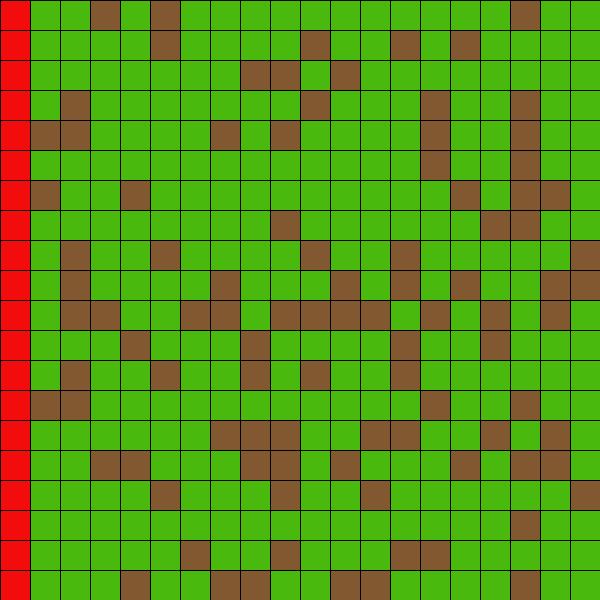
Frame 1 (no input)
Frame 60 (the mouse pressed at the canvas centre just before this capture): identical to frame 1, image omitted
Frame 120 (the mouse held since frame 60 and released just before this capture): identical to frame 1, image omitted

The Processing sketch that drew this single still picture (run headless with seeded random() and noise(); from frame 60 on, the mouse is pressed at the canvas centre):

// Processing sketch: w21_fire
// ── w21_fire.pde
//Driver variables
boolean burning = false;
int grassDensity = 75;

LandGrid grid;

void setup() {
  size(600, 600);
  frameRate(10);
  grid = new LandGrid(20,20);
  grid.setupLand(grassDensity);
  grid.showLand();
}//setup

void draw() {
  grid.showLand();
  if (burning) {
    grid.burn();
  }//burning
}//draw

void keyPressed() {
  if (key == ' ') {
    burning = !burning;
  }//start burning
  else if (key == 'r') {
    burning = false;
    grid.setupLand(grassDensity);
  }
}//keyPressed

// ── Land.pde
class Land {

  int size;
  int state;
  int nextState;
  int x;
  int y;

  //State variable constants
  public static final int  DIRT = 2;
  public static final int FIRE = 1;
  public static final int BURNT = 0;
  public static final int GRASS = 3;

  //Helpful color values
  color DIRT_COLOR = #81582F;
  color FIRE_COLOR = #F20C0C;
  color BURNT_COLOR = #810707;
  color GRASS_COLOR = #49B90D;
  Land(int _x, int _y, int sz, int st) {
    x = _x;
    y = _y;
    size = sz;
    state = st;
  }//constructor

  void display() {
    if (state == DIRT) {
      fill(DIRT_COLOR);
    }
    else if (state == FIRE) {
      fill(FIRE_COLOR);
    }
    else if (state == BURNT) {
      fill(BURNT_COLOR);
    }
    else if (state == GRASS) {
      fill(GRASS_COLOR);
    }
    square(x, y, size);
  }//display

  void updateNextState(int neighborState) {
    if (state == FIRE) {
      nextState = BURNT;
    }
    else if (state == GRASS && neighborState  == FIRE) {
      nextState = FIRE;
    }
    else {
      nextState = state;
    }
  }//updateState

  void changeState() {
    state = nextState;
  }//changeState

}//Land class

// ── LandGrid.pde
class LandGrid{
  int numTracts;
  int tractLength;
  Land[][] grid;
  
  LandGrid(int tracts, int _length){
    numTracts = tracts;
    tractLength = _length;
    grid = new Land[numTracts][tractLength];
  }
  
  void setupLand(float density) {
    int disp = width/grid.length;
    for(int i = 0; i<grid.length; i++){
      for(int j = 0; j<grid[i].length; j++){
        if(j==0){
          grid[i][j] = new Land(disp * j, disp*i, disp, Land.FIRE);
        }
        else if(random(100)<=grassDensity){
          grid[i][j] = new Land(disp * j, disp*i, disp, Land.GRASS);
        }
        else{
          grid[i][j] = new Land(disp * j, disp*i, disp, Land.DIRT);
        }
      }
    }
  }//setupLand
  
  void showLand() {
    for(int i = 0; i<grid.length; i++){
      for(int j = 0; j<grid[i].length; j++){
        grid[i][j].display();
      }
    }
  }//showLand
  
  
  void burn() {
    for(int i = 0; i<grid.length; i++){
      for(int j = 1; j<grid[i].length; j++){
        grid[i][j].updateNextState(findFire(i,j));
      }
    }
    for(int i = 0; i<grid.length; i++){
      for(int j = 0; j<grid[i].length; j++){
        grid[i][j].changeState();
      }
    }
  }//liveFire
  
  int findFire(int row, int column){
    if (row >=1 && 
        grid[row-1][column].state == Land.FIRE){
          return Land.FIRE;
    }
    if (row < grid.length-1 &&
      grid[row+1][column].state == Land.FIRE){
        return Land.FIRE;
    }
    if (column >= 1 &&
      grid[row][column-1].state == Land.FIRE){
        return Land.FIRE;
    }
    if (column < grid[row].length -1 &&
      grid[row][column+1].state == Land.FIRE){
        return Land.FIRE;
    }
    return Land.DIRT;
  }
}
